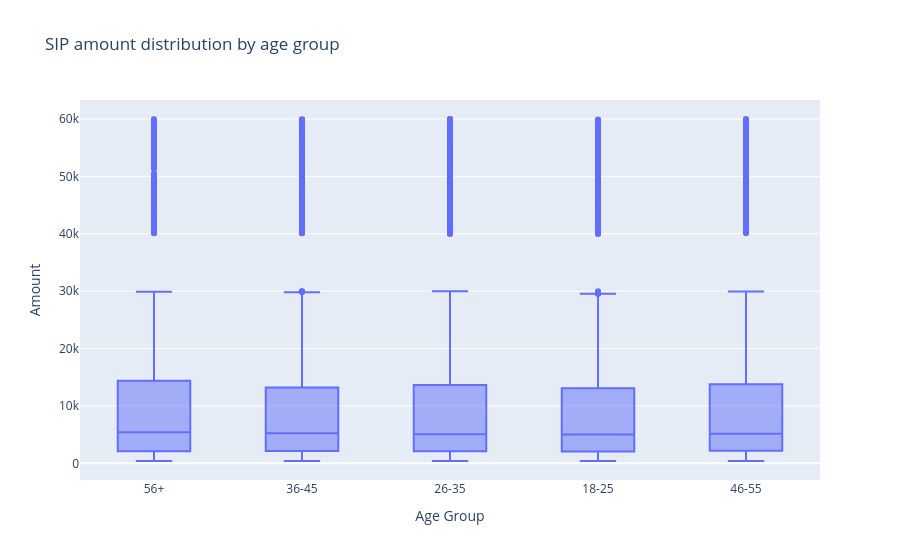

Notebook source saved alongside this figure:
### Code cell
fig = px.box(
    sip_Transactions,
    x='age_group',
    y='amount_inr',
    title = 'SIP amount distribution by age group',

    labels={
        'amount_inr':"Amount",
        'age_group': 'Age Group'
    }

)
fig.show()

### Figure 1 — Plotly figure (JSON) as saved in the notebook; plotly's stock layout.template omitted (floating-point values rounded to 4 significant figures; data arrays with more than 128 entries replaced by an {"elided": "..."} marker saying what was removed)
{"data": [{"alignmentgroup": "True", "hovertemplate": "Age Group=%{x}<br>Amount=%{y}<extra></extra>", "legendgroup": "", "marker": {"color": "#636efa"}, "name": "", "notched": false, "offsetgroup": "", "orientation": "v", "showlegend": false, "type": "box", "x": {"elided": "19716 str values"}, "x0": " ", "xaxis": "x", "y": {"elided": "19716 int values"}, "y0": " ", "yaxis": "y"}], "layout": {"boxmode": "group", "legend": {"tracegroupgap": 0}, "title": {"text": "SIP amount distribution by age group"}, "xaxis": {"anchor": "y", "domain": [0, 1], "title": {"text": "Age Group"}}, "yaxis": {"anchor": "x", "domain": [0, 1], "title": {"text": "Amount"}}}}
